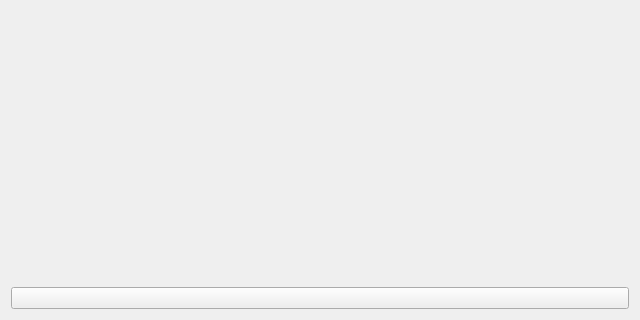
<?xml version="1.0" encoding="UTF-8"?>
<ui version="4.0">
 <class>MainWindow</class>
 <widget class="QMainWindow" name="MainWindow">
  <property name="geometry">
   <rect>
    <x>0</x>
    <y>0</y>
    <width>640</width>
    <height>320</height>
   </rect>
  </property>
  <property name="windowTitle">
   <string>MainWindow</string>
  </property>
  <widget class="QWidget" name="centralWidget">
   <layout class="QVBoxLayout" name="layout">
    <item>
     <widget class="QwtPlot" name="plot"/>
    </item>
    <item>
     <widget class="QPushButton" name="save"/>
    </item>
   </layout>
  </widget>
 </widget>
 <layoutdefault spacing="6" margin="11"/>
 <customwidgets>
  <customwidget>
   <class>QwtPlot</class>
   <extends>QFrame</extends>
   <header>qwt_plot.h</header>
  </customwidget>
 </customwidgets>
 <resources/>
 <connections/>
</ui>
